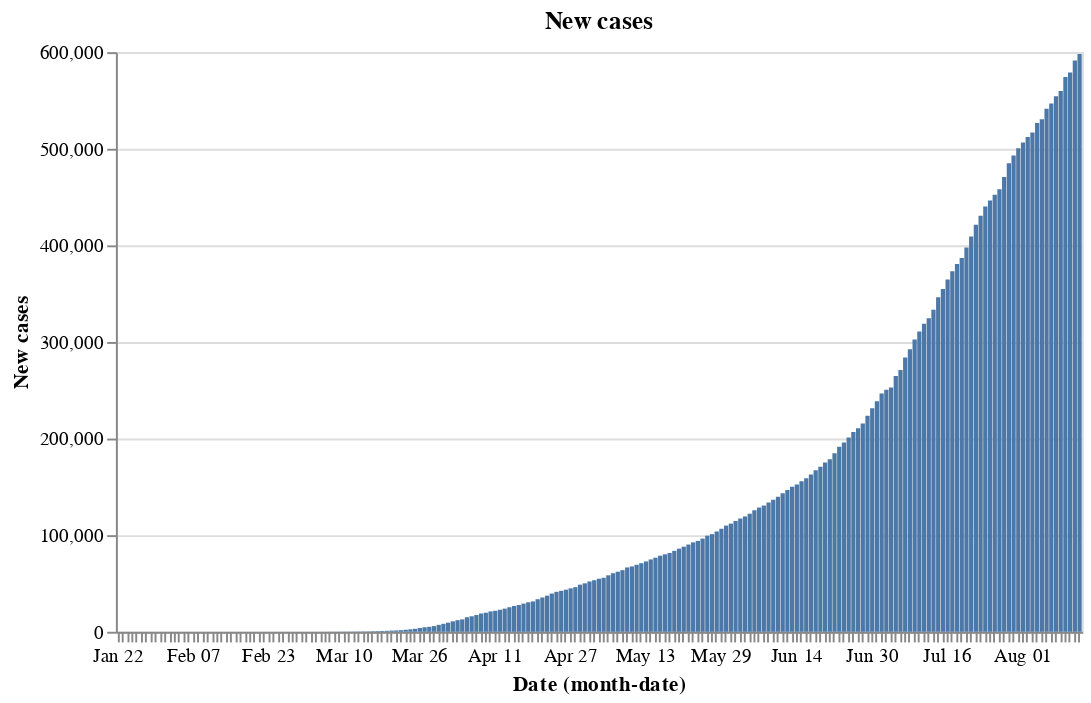

The code cell stored with this chart in its notebook:
### Code cell
red = alt.value("#f54242")
##Ca data
#base_ca.encode(y='Confirmed').properties(title='Total Confirmed') | base_ca.encode(y='Deaths',color = red).properties(title='Total deaths')
base_ca.encode(y='New cases').properties(title='New cases')

### Figure 1 — Vega-Lite specification as saved in the notebook (floating-point values rounded to 4 significant figures; data arrays with more than 128 entries replaced by an {"elided": "..."} marker saying what was removed)
{"config": {"view": {"continuousWidth": 400, "continuousHeight": 300}}, "data": {"name": "data-51398636ab48fda142846cdaa7b28d5d"}, "mark": "bar", "encoding": {"x": {"type": "ordinal", "field": "Date", "timeUnit": "monthdate"}, "y": {"type": "quantitative", "field": "New cases"}}, "title": "New cases", "width": 500, "$schema": "https://vega.github.io/schema/vega-lite/v4.8.1.json", "datasets": {"data-51398636ab48fda142846cdaa7b28d5d": {"elided": "205 records"}}}
